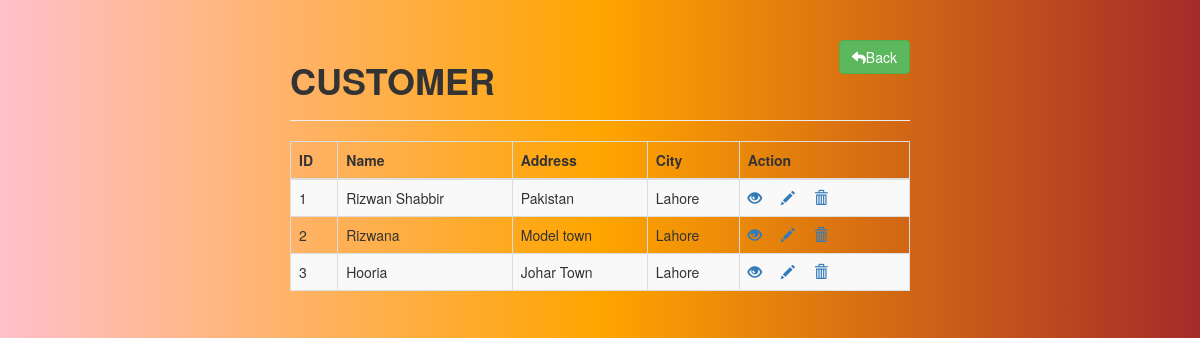
Screenshot of /Cindex.php with the database file from the repository.
### tables this page shows
CREATE TABLE `customer` (
  `id` int(11) NOT NULL,
  `name` varchar(255) NOT NULL,
  `address` varchar(200) NOT NULL,
  `city` varchar(20) NOT NULL
);

### Cindex.php (the view, shortened to what this page needs)
<!DOCTYPE html>
<html lang="en">
<head>
    <link rel="stylesheet" href="https://cdnjs.cloudflare.com/ajax/libs/font-awesome/5.8.2/css/all.css" />
    <link rel="stylesheet" href="https://maxcdn.bootstrapcdn.com/bootstrap/3.3.7/css/bootstrap.css">
</head>
<?php
	require_once "Cconfig.php";
	$sql="select * from customer";
?>
<body id="grad">
    <div class="wrapper">
        <div class="container-fluid">
            <div class="row">
                <div class="col-md-12">
                    <div class="page-header clearfix">
                        <h1 class="pull-left"><B>CUSTOMER</B></h1>
                        <a href="main_menu.php" class="btn btn-success pull-right"><i class="fa fa-reply" aria-hidden="true"></i>Back</a>
                    </div>
					<?php if($result=$mysqli->query($sql))
					{
						if($result->num_rows>0): ?>
                        <table class='table table-bordered table-striped'>
                        <thead>
                               <tr>
                                        <th>ID</th>
                                        <th>Name</th>
                                        <th>Address</th>
                                        <th>City</th>
                                        <th>Action</th>
                                    </tr>
                                </thead>
                                <tbody>
								<?php while($row=$result->fetch_array()):?>
                                    <tr>
                                        <td> <?php echo $row['id'] ?></td>
                                        <td> <?php echo $row['name'] ?></td>
										<td> <?php echo $row['address'] ?></td>
										<td> <?php echo $row['city'] ?></td>
                                        <td>
                                            <a href='Cread.php?read=<?php echo $row['id'] ?>' title="view record" data-toggle='tooltip'><span class='glyphicon glyphicon-eye-open'></span></a>
                                            <a href='Cupdate.php?id=<?php echo $row['id'] ?>' title='Update Record' data-toggle='tooltip'><span class='glyphicon glyphicon-pencil'></span></a>
                                            <a href='Cconfig.php?delete=<?php echo $row['id'] ?>' title='Delete Record' data-toggle='tooltip'><span class='glyphicon glyphicon-trash'></span></a>
										</td>
									</tr>
								<?php endwhile?>
						</tbody>
					</table>
					<?php else :?>
					<p class="lead"><em> No record found to display </em></p>
					<?php endif ?>
					<?php
					}
					else
					{
						echo "error: could not able to execute ";
					}
					?>
                </div>
            </div>
        </div>
    </div>
</body>
</html>

### Cindex.php (style rules this page uses)
.wrapper { width: 650px; margin: 0 auto; }
table tr td:last-child a { margin-right: 15px; }
#grad { background-image: linear-gradient(-90deg, brown,orange,pink); }

### rows the page displays
customer: id "1", name "Rizwan Shabbir", address "Pakistan", city "Lahore"
customer: id "2", name "Rizwana", address "Model town", city "Lahore"
customer: id "3", name "Hooria", address "Johar Town", city "Lahore"
